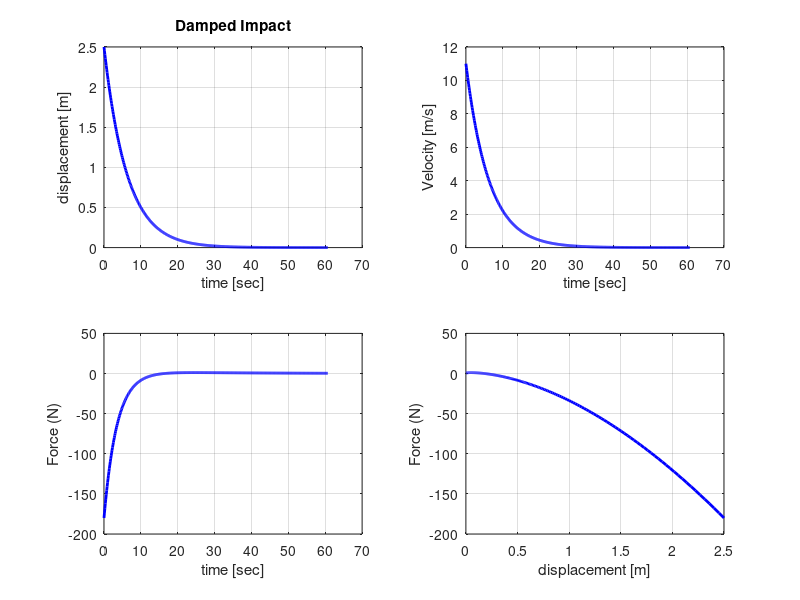

Reproduce this figure in MATLAB.

% DampedImpactGeneral_SafeCarHW.m

% The code for a critically damped system is provided below. Your homework
% is to complete the code so that it can plot results for an overdamped
% system (DF>1) and an underdamped system (DF<1).

% v4 - 3/26/13 update the comments to specify a change in C to change DF.

% The DF can be changed by changing C. Turn in overlayed plots for DFs of
% 0.25, 0.5, 1, 2, and 4

K = 1;          % Stiffness
M = 93.25;          % Mass
C = 30;          % Damping Constant

% The Initial Conditions - note that they are generalized, but for impact,
% Xo should be set to 0.

Vo = 44;         % Initial Velocity
Xo = 0;         % Initial Displacement
xmax = 2.5;
vmax = 11;

% The values of the parameters below will be reported in the Command Window
% - you may find them useful for tuing your system

OmegaN = sqrt(K/M);				% Natural Frequency (Rad/sec)
DF = C/(2*M*OmegaN)				% Damping Factor
OmegaD = OmegaN*sqrt(1-DF^2);	% Damped Natural Frequency (Rad/sec)
CriticalC = 2*M*OmegaN			% Critical Damping Constant
Undampedfreq = OmegaN/(2*pi)    % Undamped Natural Frequency
Dampedfreq = OmegaD/(2*pi)      % Damped Natural Frequency
period = 1/Undampedfreq;


% controls the range and sampling on the time axis

numperiods = 1; % controls the range on the time axis
timeaxis = period*numperiods;
t = 0:timeaxis/500:timeaxis;


%   For a critically damped system

if DF==1
    A1=Xo;
    A2=Vo+Xo*DF*OmegaN;
    %x = (A1+A2*t).*exp(-DF*OmegaN*t);
    x = xmax.*exp(-DF*OmegaN*t);
    %v = (-A1*DF*OmegaN+A2*(1-DF*OmegaN*t)).*exp(-DF*OmegaN*t);
    v = vmax.*exp(-DF*OmegaN*t);
    F = M*(A1*(DF*OmegaN)^2-A2*(2*DF*OmegaN-(DF*OmegaN)^2*t)).*exp(-DF*OmegaN*t);
    subplot(2,2,1)
    % plot the displacment history
    plot(t,x,'-g','linewidth', 2);
    hold off
    hold on      % uncomment this line to overlay plots for each run
    xlabel('time [sec]'), ylabel('displacement [m]')
    grid
    title('Damped Impact')
    subplot(2,2,2)
    % plot the velocity history
    plot(t,v,'-g','linewidth', 2);
    hold off
    hold on      % uncomment this line to overlay plots for each run
    xlabel('time [sec]'), ylabel('Velocity [m/s]')
    grid
    subplot(2,2,3)
    % plot the force history
    plot(t,F,'-g','linewidth', 2);
    hold off
    hold on      % uncomment this line to overlay plots for each run
    xlabel('time [sec]'), ylabel('Force (N)')
    grid
    subplot(2,2,4)
    % plot the force-displacment response
    plot(x,F,'-g','linewidth', 2);
    hold off
    hold on      % uncomment this line to overlay plots for each run
    xlabel('displacement [m]'), ylabel('Force (N)')
    grid
end

%   For an underdamped system - YOU NEED TO DERIVE AND CODE THIS

if DF<1
    disp('This is your HW - you have not coded this DF condition yet')
    s2 = (-DF + (((DF).^2)-1)^(0.5)).*OmegaN;
    s1 = (-DF - (((DF).^2)-1)^(0.5)).*OmegaN;
    A1 = -(6./(s2-s1));
    A2 = (6./(s2-s1));
    %x = A1.*exp(s1.*t)+A2.*exp(s2.*t);
    x = xmax.*exp(-DF*OmegaN*t);
    %v = A1.*s1.*exp(s1.*t)+A2.*s2.*exp(s2.*t);
    v = vmax.*exp(-DF*OmegaN*t);
    F = M.*(A1.*(s1.^2).*exp(s1.*t)+A2.*(s2.^2).*exp(s2.*t));
    %A1 = Xo/2;
    %A2 = (-Vo + DF.*OmegaN.*Xo)./(2.*OmegaD);
    %x = (A1.*exp(1i.*OmegaD.*t)+A2.*exp(-1i.*OmegaD.*t)).*exp(-DF.*OmegaN.*t);
    %v = (exp(DF.*OmegaN.*(t.^2).*1i.*OmegaD).*((1i.*A1.*exp(2.*1i.*OmegaD.*t).*(OmegaD+(1i.*DF.*OmegaN))+(A2((-DF.*OmegaN)-(1i.*OmegaD))))));
    %F = M.*((-C.*(OmegaD.^2).*exp(-DF.*OmegaN.*t).*sind(OmegaD.*t+phase))+(C.*(DF.^2).*(OmegaN.^2).*exp(-DF.*OmegaN.*t).*sind(OmegaD.*t+phase))-(2.*C.*DF.*OmegaD.*OmegaN.*exp(-DF.*OmegaN.*t).*cosd(OmegaD.*t+phase)));
     subplot(2,2,1)
     % plot the displacment history
     plot(t,x,'-r','linewidth', 2);
     hold off
     hold on
     xlabel('time [sec]'), ylabel('displacement [m]')
     grid
     title('Damped Impact')
     subplot(2,2,2)
     % plot the velocity history
     plot(t,v,'-r','linewidth', 2);
     hold off
     hold on
     xlabel('time [sec]'), ylabel('Velocity [m/s]')
     grid
     subplot(2,2,3)
     % plot the force history
     plot(t,F, 'r', 'linewidth', 2);
     hold off
     hold on
     xlabel('time [sec]'), ylabel('Force (N)')
     grid
     subplot(2,2,4)
     % plot the force-displacment response
     plot(x,F,'-r','linewidth', 2);
     hold off
     hold on
     xlabel('displacement [m]'), ylabel('Force (N)')
     grid
end

%   For an overdamped system - YOU NEED TO DERIVE AND CODE THIS

if DF>1
    disp('This is your HW - you have not coded this DF condition yet')
    s2 = (-DF + (((DF).^2)-1)^(0.5)).*OmegaN;
    s1 = (-DF - (((DF).^2)-1)^(0.5)).*OmegaN;
    A1 = -(6./(s2-s1));
    A2 = (6./(s2-s1));
    %x = A1.*exp(s1.*t)+A2.*exp(s2.*t);
    x = xmax.*exp(-DF*OmegaN*t);
    %v = A1.*s1.*exp(s1.*t)+A2.*s2.*exp(s2.*t);
    v = vmax.*exp(-DF*OmegaN*t);
    F = M.*(A1.*(s1.^2).*exp(s1.*t)+A2.*(s2.^2).*exp(s2.*t));
    subplot(2,2,1)
    % plot the displacment history
    plot(t,x,'-b','linewidth', 2);
    hold off
    hold on
    xlabel('time [sec]'), ylabel('displacement [m]')
    grid
    title('Damped Impact')
    subplot(2,2,2)
    % plot the velocity history
    plot(t,v,'-b','linewidth', 2);
    hold off
    hold on
    xlabel('time [sec]'), ylabel('Velocity [m/s]')
    grid
    subplot(2,2,3)
    % plot the force history
    plot(t,F, 'b', 'linewidth', 2);
    hold off
    hold on
    xlabel('time [sec]'), ylabel('Force (N)')
    grid
    subplot(2,2,4)
    % plot the force-displacment response
    plot(x,F,'-b','linewidth', 2);
    hold off
    hold on
    xlabel('displacement [m]'), ylabel('Force (N)')
    grid
end